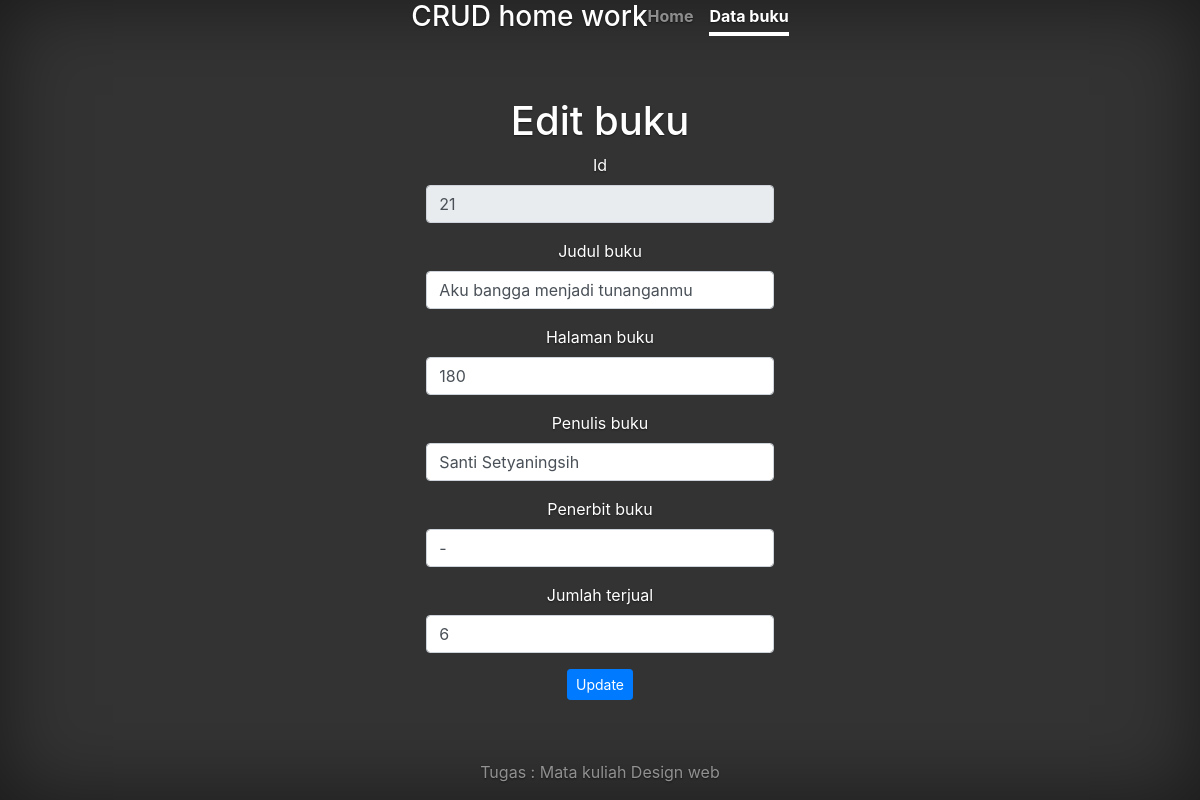
Screenshot of /editbuku.php?id=21 with the database file from the repository.
### tables this page shows
CREATE TABLE `buku` (
  `id` bigint(20) NOT NULL,
  `judul_buku` varchar(255) NOT NULL,
  `halaman_buku` int(11) NOT NULL,
  `penulis_buku` varchar(255) NOT NULL,
  `penerbit_buku` text DEFAULT NULL,
  `jumlah_terjual` int(11) NOT NULL
);

### editbuku.php (the view, shortened to what this page needs)
<?php
$pdo = pdo_connect_mysql();
if (isset($_GET['id'])) {
    $stmt = $pdo->prepare('SELECT * FROM buku WHERE id = ?');
    $stmt->execute([$_GET['id']]);
    $buku = $stmt->fetch(PDO::FETCH_ASSOC);
} else {
    exit('No ID specified!');
} ?>
<!doctype html>
<html lang="en">
<head>
    <link rel="stylesheet" href="https://stackpath.bootstrapcdn.com/bootstrap/4.3.1/css/bootstrap.min.css">
    <link rel="stylesheet" href="https://use.fontawesome.com/releases/v5.7.1/css/all.css">
    <link href="cover.css" rel="stylesheet">
</head>
<body class="text-center">
    <div class="cover d-flex mx-auto flex-column">
        <header class="masthead mb-auto">
            <div class="inner">
                <h3 class="masthead-brand">CRUD home work</h3>
                <nav class="nav nav-masthead justify-content-center">
                    <a class="nav-link " href="/phpcrudputri">Home</a>
                    <a class="nav-link active" href="databuku.php">Data buku</a>
                </nav>
            </div>
        </header>
        <main role="main" class="inner">
            <h1 class="cover-heading">Edit buku</h1>
            <div class="col md-10">
                <form method="post" action="editbuku.php?id=<?= $buku['id'] ?>">
                    <div class="form-group">
                        <label for="id">Id</label>
                        <input type="text" name="id" class="form-control" value="<?= $buku['id'] ?>" id="id" readonly>
                    </div>
                    <div class="form-group">
                        <label for="judul_buku">Judul buku</label>
                        <input type="text" class="form-control" id="judul_buku" name="judul_buku" value="<?= $buku['judul_buku'] ?>">
                    </div>
                    <div class="form-group">
                        <label for="halaman_buku">Halaman buku</label>
                        <input type="number" class="form-control" id="halaman_buku" name="halaman_buku" value="<?= $buku['halaman_buku'] ?>">
                    </div>
                    <div class="form-group">
                        <label for="penulis_buku">Penulis buku</label>
                        <input type="text" class="form-control" id="penulis_buku" name="penulis_buku" value="<?= $buku['penulis_buku'] ?>">
                    </div>
                    <div class="form-group">
                        <label for="penerbit_buku">Penerbit buku</label>
                        <input type="text" class="form-control" id="penerbit_buku" name="penerbit_buku" value="<?= $buku['penerbit_buku'] ?>">
                    </div>
                    <div class="form-group">
                        <label for="jumlah_terjual">Jumlah terjual</label>
                        <input type="number" class="form-control" id="jumlah_terjual" name="jumlah_terjual" value="<?= $buku['jumlah_terjual'] ?>">
                    </div>
                    <input type="submit" value="Update" class="btn btn-sm btn-primary">
                </form>
            </div>
        </main>
        <footer class="mastfoot mt-auto">
            <div class="inner">
                <p>Tugas : Mata kuliah Design web</p>
            </div>
        </footer>
    </div>
</body>
</html>

### cover.css (style rules this page uses)
a, a:focus, a:hover { color: #fff; }
html, body { height: 100%; background-color: #333; }
body { display: -ms-flexbox; display: flex; color: #fff; text-shadow: 0 .05rem .1rem rgba(0, 0, 0, .5); box-shadow: inset 0 0 5rem rgba(0, 0, 0, .5); }
.masthead { margin-bottom: 2rem; }
.masthead-brand { margin-bottom: 0; }
.nav-masthead .nav-link { padding: .25rem 0; font-weight: 700; color: rgba(255, 255, 255, .5); background-color: transparent; border-bottom: .25rem solid transparent; }
.nav-masthead .nav-link + .nav-link { margin-left: 1rem; }
.nav-masthead .active { color: #fff; border-bottom-color: #fff; }
@media (min-width: 48em) { .masthead-brand { float: left; } }
@media (min-width: 48em) { .nav-masthead { float: right; } }
.cover { padding: 0 1.5rem; }
.mastfoot { color: rgba(255, 255, 255, .5); }

### rows the page displays
buku: id "21", judul_buku "Aku bangga menjadi tunanganmu", halaman_buku "180", penulis_buku "Santi Setyaningsih", penerbit_buku "-", jumlah_terjual "6"
